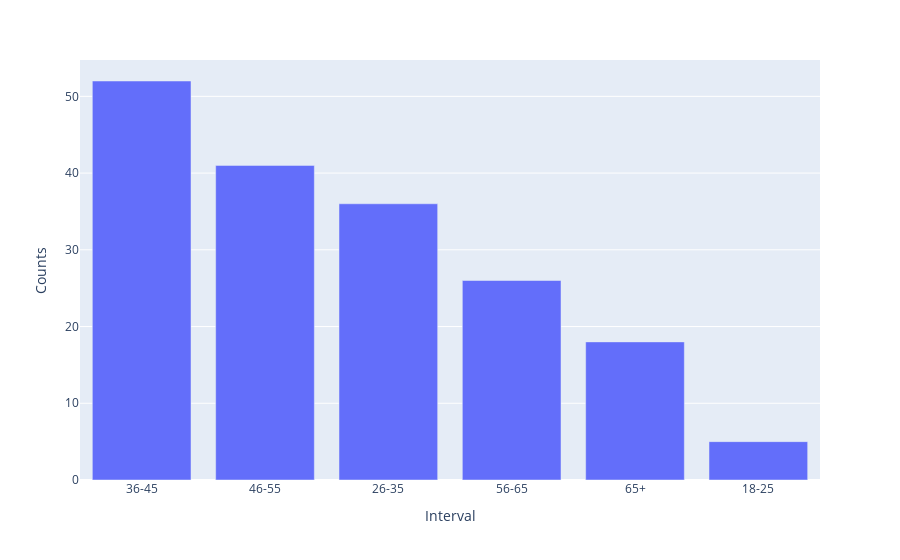

Notebook code cell kept with this figure:
### Code cell
px.bar(age_groups, x='Interval', y='Counts').update_xaxes(categoryorder='total descending')

### Figure 1 — Plotly figure (JSON) as saved in the notebook; plotly's stock layout.template omitted (floating-point values rounded to 4 significant figures)
{"data": [{"alignmentgroup": "True", "hovertemplate": "Interval=%{x}<br>Counts=%{y}<extra></extra>", "legendgroup": "", "marker": {"color": "#636efa", "pattern": {"shape": ""}}, "name": "", "offsetgroup": "", "orientation": "v", "showlegend": false, "textposition": "auto", "type": "bar", "x": ["18-25", "26-35", "36-45", "46-55", "56-65", "65+"], "xaxis": "x", "y": [5, 36, 52, 41, 26, 18], "yaxis": "y"}], "layout": {"barmode": "relative", "legend": {"tracegroupgap": 0}, "margin": {"t": 60}, "xaxis": {"anchor": "y", "categoryorder": "total descending", "domain": [0, 1], "title": {"text": "Interval"}}, "yaxis": {"anchor": "x", "domain": [0, 1], "title": {"text": "Counts"}}}}
